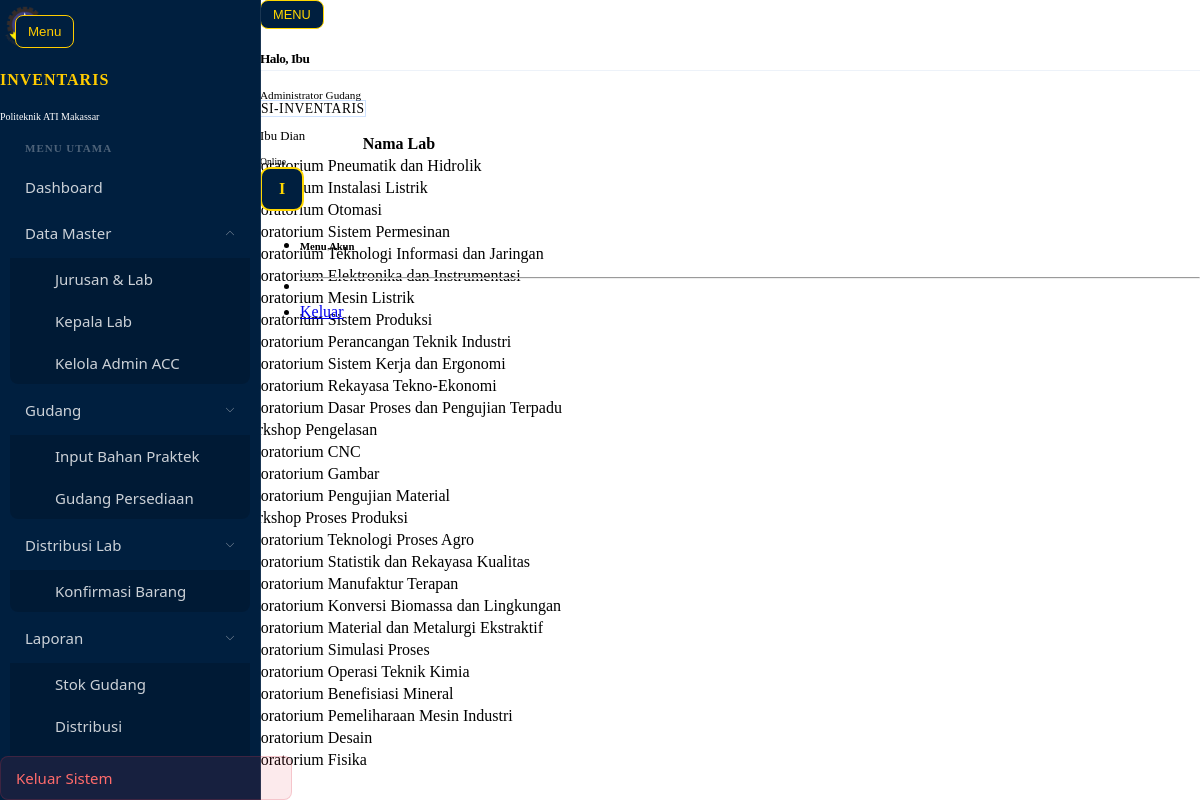
The app's page /modules/bahan-praktek/lab.php (signed in) with its own data.
### tables this page shows
CREATE TABLE `lab` (
  `id_lab` int NOT NULL,
  `id_jurusan` int DEFAULT NULL,
  `nama_lab` varchar(100) DEFAULT NULL
);

### modules/bahan-praktek/lab.php (the view, shortened to what this page needs)
<?php
include "../../config/auth.php";
include "../../includes/header.php";
?>
<div class="container-fluid">
    <div class="row">
        <?php include "../../includes/sidebar.php"; ?>
        <main class="col-md-10 p-4">
            <h2>Kelola Data Lab</h2>
            <form method="POST" class="mb-4 row g-2">
                <div class="col-md-3">
                </div>
                <div class="col-md-3">
                </div>
                <div class="col-md-2">
                    <button type="submit" name="tambah" class="btn btn-custom-blue">Simpan Lab</button>
                </div>
            </form>
            <table class="table table-hover">
                <thead class="table-dark">
                    <tr>
                        <th>Jurusan</th>
                        <th>Nama Lab</th>
                    </tr>
                </thead>
                <tbody>
                    <?php
                    $res = mysqli_query($conn, "SELECT lab.*, jurusan.nama_jurusan FROM lab JOIN jurusan ON lab.id_jurusan = jurusan.id_jurusan");
                    while($l = mysqli_fetch_assoc($res)):
                    ?>
                    <tr>
                        <td><?= $l['nama_jurusan']; ?></td>
                        <td><?= $l['nama_lab']; ?></td>
                    </tr>
                    <?php endwhile; ?>
                </tbody>
            </table>
        </main>
    </div>
</div>

### records on screen
lab: nama_lab "Laboratorium Pneumatik dan Hidrolik"
lab: nama_lab "Laboratorium Instalasi Listrik"
lab: nama_lab "Laboratorium Otomasi"
lab: nama_lab "Laboratorium Sistem Permesinan"
lab: nama_lab "Laboratorium Teknologi Informasi dan Jaringan"
lab: nama_lab "Laboratorium Elektronika dan Instrumentasi"
lab: nama_lab "Laboratorium Mesin Listrik"
lab: nama_lab "Laboratorium Sistem Produksi"
lab: nama_lab "Laboratorium Perancangan Teknik Industri"
lab: nama_lab "Laboratorium Sistem Kerja dan Ergonomi"
lab: nama_lab "Laboratorium Rekayasa Tekno-Ekonomi"
lab: nama_lab "Laboratorium Dasar Proses dan Pengujian Terpadu"
lab: nama_lab "Workshop Pengelasan"
lab: nama_lab "Laboratorium CNC"
lab: nama_lab "Laboratorium Gambar"
lab: nama_lab "Laboratorium Pengujian Material"
lab: nama_lab "Workshop Proses Produksi"
lab: nama_lab "Laboratorium Teknologi Proses Agro"
lab: nama_lab "Laboratorium Statistik dan Rekayasa Kualitas"
lab: nama_lab "Laboratorium Manufaktur Terapan"
lab: nama_lab "Laboratorium Konversi Biomassa dan Lingkungan"
lab: nama_lab "Laboratorium Material dan Metalurgi Ekstraktif"
lab: nama_lab "Laboratorium Simulasi Proses"
lab: nama_lab "Laboratorium Operasi Teknik Kimia"
lab: nama_lab "Laboratorium Benefisiasi Mineral"
lab: nama_lab "Laboratorium Pemeliharaan Mesin Industri"
lab: nama_lab "Laboratorium Desain"
lab: nama_lab "Laboratorium Fisika"

### other values on screen
explode(' ', trim($nama_user))[0] "Ibu"
$label_welcome "Administrator Gudang"
$nama_user "Ibu Dian"
substr($nama_user, 0, 1) "I"
